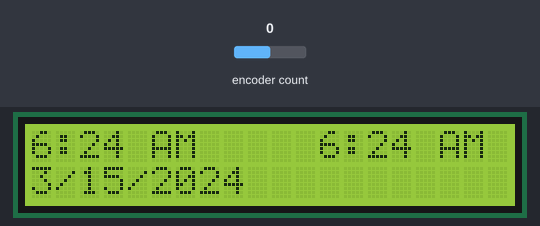
Bench run of a sketch on a simulated Arduino Uno, built with avr-gcc and run on an emulated ATmega328P. On the bench: 20×2 character LCD. The test bench sets the inputs (shaded band); at power-on: encoder count 0. WiFi joins after 1.5 s; servers stay silent unless stated; the local clock reads 2024-03-15 10:24:30 at power-on unless the sketch sets it; what the sketch prints to the serial monitor is not drawn.

Above: at 3.0 s.
3.1 s: encoder count set to 1
At 3.8 s:
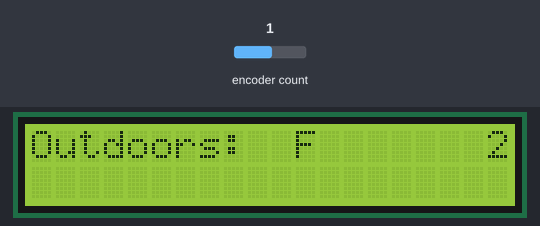
4.8 s: encoder count set to 2
At 5.8 s:
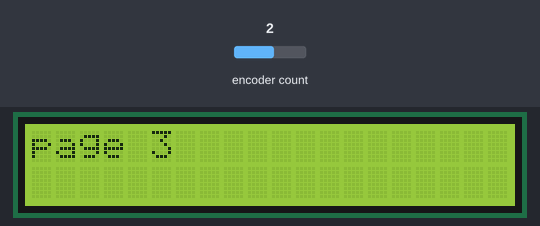
6.3 s: encoder count set to 6
At 6.7 s:
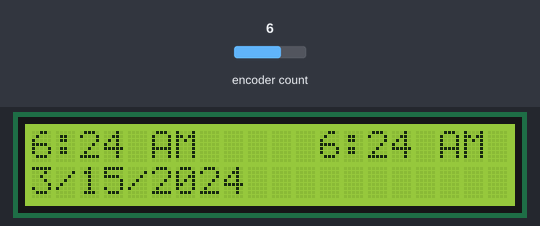
7.8 s: encoder count set to 7
At 7.91 s:
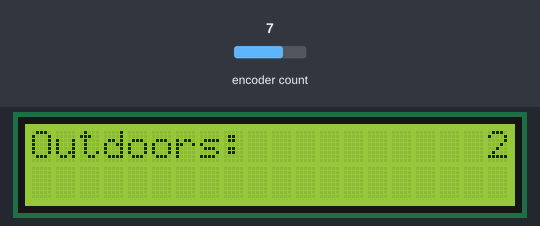
Timing chart, 0 to 10.5 s (numbered marks = the images above; inputs shaded):
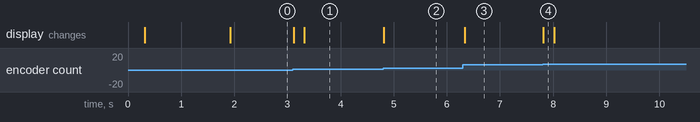

Measured:
- after the input at 3.1 s, the display: first changes at once (image 1 shows a later state)
- after the input at 4.8 s, the display: changes at once (image 2)
- after the input at 6.3 s, the display: changes at once (image 3)
- after the input at 7.8 s, the display: changes at once (image 4)

The sketch:

AlarmClockV4.ino
```cpp
/*
 * Time_NTP.pde
 * Example showing time sync to NTP time source
 *
 * This sketch uses the Ethernet library
 */

#include <TimeLib.h>
#include <Ethernet.h>
#include <EthernetUdp.h>
#include <Wire.h>
#include <DS1307RTC.h>
#include <SPI.h>
#include <LCD.h>
#include <LiquidCrystal_I2C.h>
#include <Encoder.h>
#include <PubSubClient.h>
#include <HttpClient.h>

#define BUTTONPIN 7

byte mac[] = { 0xDE, 0xAD, 0xBE, 0xEF, 0xFA, 0xED };

IPAddress mqttServer(10, 20, 30, 8);
IPAddress ntpServer(10, 20, 30, 1); // time-a.timefreq.bldrdoc.gov
const char kHostname[] = "openhab.ajghs.com";

// Number of milliseconds to wait without receiving any data before we give up
const int kNetworkTimeout = 30*1000;
// Number of milliseconds to wait if no data is available before trying again
const int kNetworkDelay = 1000;

const int timeZone = -4;
EthernetUDP Udp;
unsigned int localPort = 8888;  // local port to listen for UDP packets
Encoder myEnc(2, 6);
LiquidCrystal_I2C lcd(0x27,2,1,0,4,5,6,7);
EthernetClient ethClient;
PubSubClient client(ethClient);
HttpClient http(ethClient);


void setup()
{
  Serial.begin(9600);
  Serial.println("Booting");
  delay(250);
  lcd.begin(20,2);
  pinMode(BUTTONPIN,INPUT);

  if (Ethernet.begin(mac) == 0) {
      Serial.println("DHCP failed");
      } else {
  Serial.print("DHCP IP:");
  Serial.println(Ethernet.localIP());
  Udp.begin(localPort);
  Serial.println("Getting time from NTP");
  setTime(getNtpTime());  //Get time from NTP
  Serial.println("Updating RTC");
  RTC.set(now());       //Update RTC with time

      }

  client.setServer(mqttServer, 1883);
  client.setCallback(callback);
  Serial.println("Setting sync to RTC");
  setSyncProvider(RTC.get);  // Set updates to come from RTC
  Serial.println("Setup complete");
}

time_t prevDisplay = 0; // when the digital clock was displayed
long oldPosition  = -999;
byte viewPage=1;


void loop()
{
 // delay(50);
  //Serial.println("Looping");
  long newPosition=myEnc.read();
  //Serial.println(newPosition);
  //delay(50);
  byte difference = (newPosition - oldPosition)/4;
  if (abs(difference) > 0) {
    oldPosition = newPosition;
    viewPage=viewPage+difference;

    if (viewPage>5) {
      viewPage=1;
    }
      if (viewPage<1) {
      viewPage=5;
    }

    displayPage(viewPage);
  }

  if (timeStatus() != timeNotSet) {
    if (now() > prevDisplay + 60) { //update the display only if time has changed
      Serial.println("60s elapsed");
      prevDisplay = now();
      /*if (!client.connected()) {
        Serial.println("reconnecting to mqtt...");
        reconnect();
      }*/
      displayPage(viewPage);
    }
  }

  client.loop();

}

void displayPage(byte viewPage) {
    switch (viewPage) {
    case 1:
      lcd.clear();
      displayTime();
      displayAlarm();

    break;
    case 2:
    {
    char temp[5] = "";
    lcd.clear();
    lcd.setCursor(0,0);
    lcd.print("Outdoors: ");


    //lcd.print("");
    //lcd.print("%RH");
    lcd.setCursor(19,0);
    lcd.print("2");
    httpGetValue("/rest/items/env_temp_outdoor/state", temp);
    Serial.print("Received from openHab: "); Serial.println(temp);
    lcd.setCursor(10,0);
    lcd.print(temp);
    lcd.print(" F");
    //lcd.setCursor(0,1);
    //lcd.print("Indoors: ");
  //lcd.print(""); temp
    //lcd.print("F - ");
  //lcd.print(""); RH
    //lcd.print("%RH");
    }
    break;

    case 3:
    lcd.clear();
    lcd.print("page 3");

    break;
    case 4:
    lcd.clear();
    lcd.print("page 4");

    break;
    case 5:
    lcd.clear();
    lcd.print("page 5");

    break;
  }
}

char httpGetValue(char kPath[], char c[]) {
     int err =0;

 Serial.println(kPath);


  err = http.get(kHostname, kPath);
  if (err == 0)
  {
    Serial.println("startedRequest ok");

    err = http.responseStatusCode();
    if (err >= 0)
    {
      Serial.print("Got status code: ");
      Serial.println(err);

      // Usually you'd check that the response code is 200 or a
      // similar "success" code (200-299) before carrying on,
      // but we'll print out whatever response we get

      err = http.skipResponseHeaders();
      if (err >= 0)
      {
        int bodyLen = http.contentLength();
        //Serial.print("Content length is: ");
        //Serial.println(bodyLen);
        //Serial.println();
        //Serial.println("Body returned follows:");

        // Now we've got to the body, so we can print it out
        unsigned long timeoutStart = millis();
        int i = 0;
        // Whilst we haven't timed out & haven't reached the end of the body
        while ( (http.connected() || http.available()) &&
               ((millis() - timeoutStart) < kNetworkTimeout) )
        {
            if (http.available())
            {
                c[i] = http.read();
                i++;
                // Print out this character
                //Serial.print(c);

                bodyLen--;
                // We read something, reset the timeout counter
                timeoutStart = millis();
            }
            else
            {
                // We haven't got any data, so let's pause to allow some to
                // arrive
                delay(kNetworkDelay);
            }
        }
      }
      else
      {
        Serial.print("Failed to skip response headers: ");
        Serial.println(err);
      }
    }
    else
    {
      Serial.print("Getting response failed: ");
      Serial.println(err);
    }
  }
  else
  {
    Serial.print("Connect failed: ");
    Serial.println(err);
  }
  http.stop();
  Serial.print("value: ");
  Serial.println(c);
 //eturn c;
}

void displayTime() {
    lcd.setCursor(0,0);
    if (hour()>12) {
       lcd.print(hour()-12);
    } else {
       lcd.print(hour());
    }
    lcd.print(":");
    if (minute()<10) {
      lcd.print("0");
    }
    lcd.print(minute());
     if (hour()>12) {
       lcd.print(" PM");
    } else {
       lcd.print(" AM");
    }
    lcd.setCursor(0,1);
    lcd.print(month());
    lcd.print("/");
    lcd.print(day());
    lcd.print("/");
    lcd.print(year());
}

void displayAlarm() {
    lcd.setCursor(12,0);
    if (hour()>12) {
       lcd.print(hour()-12);
    } else {
       lcd.print(hour());
    }
    lcd.print(":");
    if (minute()<10) {
      lcd.print("0");
    }
    lcd.print(minute());
     if (hour()>12) {
       lcd.print(" PM");
    } else {
       lcd.print(" AM");
    }
}


/*-------- NTP code ----------*/

const int NTP_PACKET_SIZE = 48; // NTP time is in the first 48 bytes of message
byte packetBuffer[NTP_PACKET_SIZE]; //buffer to hold incoming & outgoing packets

time_t getNtpTime()
{
  while (Udp.parsePacket() > 0) ; // discard any previously received packets
  //Serial.println("Transmit NTP Request");
  sendNTPpacket(ntpServer);
  uint32_t beginWait = millis();
  while (millis() - beginWait < 1500) {
    int size = Udp.parsePacket();
    if (size >= NTP_PACKET_SIZE) {
      //Serial.println("Receive NTP Response");
      Udp.read(packetBuffer, NTP_PACKET_SIZE);  // read packet into the buffer
      unsigned long secsSince1900;
      // convert four bytes starting at location 40 to a long integer
      secsSince1900 =  (unsigned long)packetBuffer[40] << 24;
      secsSince1900 |= (unsigned long)packetBuffer[41] << 16;
      secsSince1900 |= (unsigned long)packetBuffer[42] << 8;
      secsSince1900 |= (unsigned long)packetBuffer[43];
      return secsSince1900 - 2208988800UL + timeZone * SECS_PER_HOUR;
    }
  }
  Serial.println("No NTP Response :-(");
  return 0; // return 0 if unable to get the time
}

// send an NTP request to the time server at the given address
void sendNTPpacket(IPAddress &address)
{
  // set all bytes in the buffer to 0
  memset(packetBuffer, 0, NTP_PACKET_SIZE);
  // Initialize values needed to form NTP request
  // (see URL above for details on the packets)
  packetBuffer[0] = 0b11100011;   // LI, Version, Mode
  packetBuffer[1] = 0;     // Stratum, or type of clock
  packetBuffer[2] = 6;     // Polling Interval
  packetBuffer[3] = 0xEC;  // Peer Clock Precision
  // 8 bytes of zero for Root Delay & Root Dispersion
  packetBuffer[12]  = 49;
  packetBuffer[13]  = 0x4E;
  packetBuffer[14]  = 49;
  packetBuffer[15]  = 52;
  // all NTP fields have been given values, now
  // you can send a packet requesting a timestamp:
  Udp.beginPacket(address, 123); //NTP requests are to port 123
  Udp.write(packetBuffer, NTP_PACKET_SIZE);
  Udp.endPacket();
}


void callback(char* topic, byte* payload, unsigned int length) {
  Serial.print("Message arrived [");
  Serial.print(topic);
  Serial.print("] ");
  for (int i=0;i<length;i++) {
    Serial.print((char)payload[i]);
  }
  Serial.println();
}

void reconnect() {
  // Loop until we're reconnected

    Serial.print("Connecting to mqtt: ");
    // Attempt to connect
    if (client.connect("arduinoClient")) {
      Serial.println("done");
      // Once connected, publish an announcement...
      client.publish("AlarmClock","hello world");
      // ... and resubscribe
      client.subscribe("AlarmClock/In/#");
    } else {
      Serial.print("failed, rc=");
      Serial.println(client.state());
    }
  }
```
